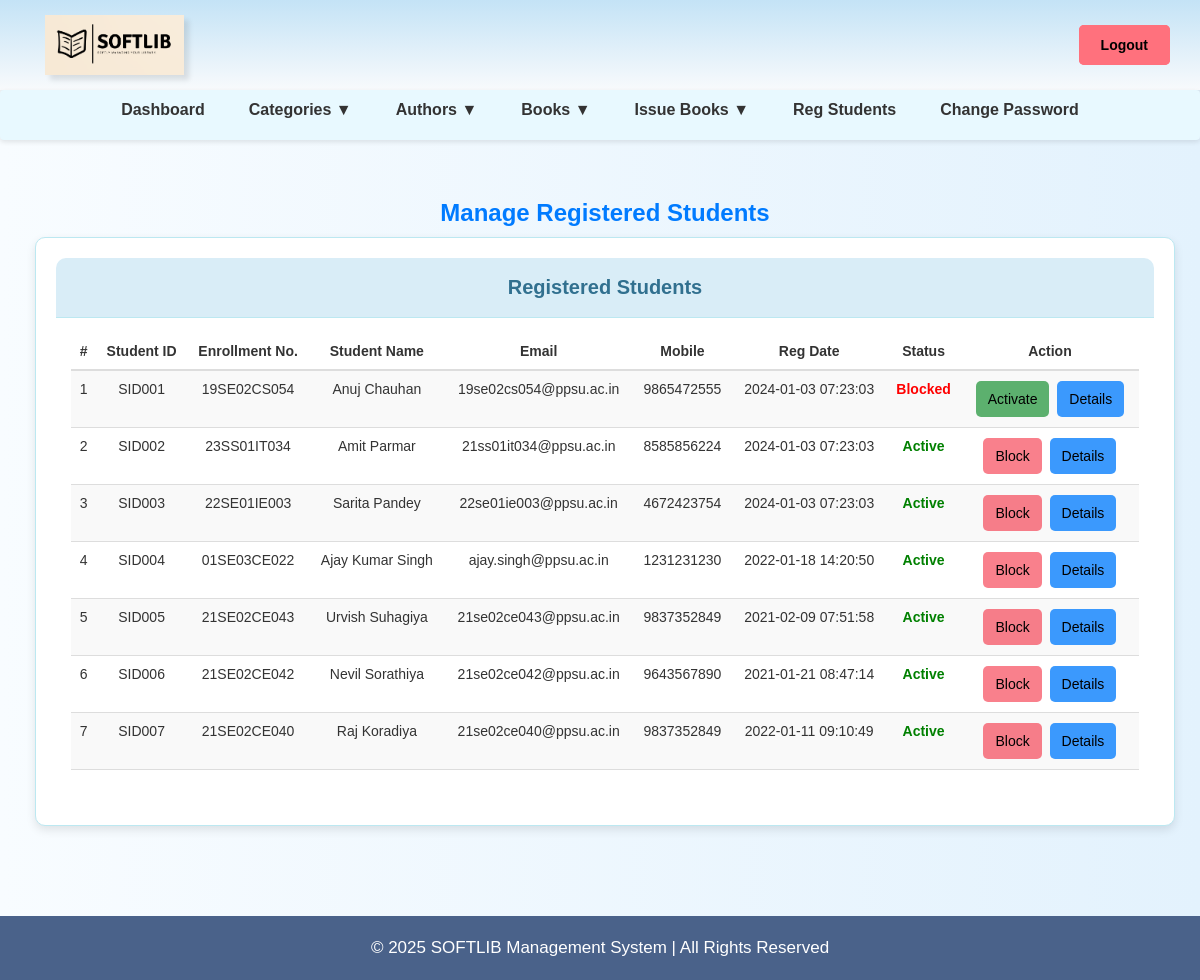
The app's page /admin/reg-students.php (signed in) with its own data.
### tables this page shows
CREATE TABLE `tblstudents` (
  `id` int(11) NOT NULL,
  `StudentId` varchar(100) DEFAULT NULL,
  `EnrollmentNo` varchar(20) DEFAULT NULL,
  `FullName` varchar(120) DEFAULT NULL,
  `EmailId` varchar(120) DEFAULT NULL,
  `MobileNumber` char(11) DEFAULT NULL,
  `Password` varchar(120) DEFAULT NULL,
  `Status` int(1) DEFAULT NULL,
  `RegDate` timestamp NULL DEFAULT current_timestamp(),
  `UpdationDate` timestamp NULL DEFAULT NULL ON UPDATE current_timestamp()
);

### admin/reg-students.php (the view, shortened to what this page needs)
<?php
include('includes/config.php');
if (strlen($_SESSION['alogin']) == 0) {
    header('location:index.php');
} else {
?>
<!DOCTYPE html>
<html lang="en">
<head>
    <link href="assets/css/bootstrap.css" rel="stylesheet">
    <link href="assets/css/font-awesome.css" rel="stylesheet">
    <link href="assets/js/dataTables/dataTables.bootstrap.css" rel="stylesheet">
</head>
<body>
    <?php include('includes/header.php'); ?>
    <div class="content-wrapper">
        <div class="container">
            <h3 class="text-center" style="color: #007bff; font-weight: bold;">Manage Registered Students</h3>
            <div class="row">
                <div class="col-md-12">
                </div>
            </div>
            <div class="panel panel-info">
                <div class="panel-heading">Registered Students</div>
                <div class="panel-body">
                    <div class="table-responsive">
                        <table class="table table-striped table-hover" id="dataTables-example">
                            <thead>
                                <tr>
                                    <th>#</th>
                                    <th>Student ID</th>
                                    <th>Enrollment No.</th>
                                    <th>Student Name</th>
                                    <th>Email</th>
                                    <th>Mobile</th>
                                    <th>Reg Date</th>
                                    <th>Status</th>
                                    <th>Action</th>
                                </tr>
                            </thead>
                            <tbody>
                                <?php
                                $sql = "SELECT * FROM tblstudents";
                                $query = $dbh->prepare($sql);
                                $query->execute();
                                $results = $query->fetchAll(PDO::FETCH_OBJ);
                                $cnt = 1;
                                if ($query->rowCount() > 0) {
                                    foreach ($results as $result) { ?>
                                        <tr>
                                            <td><?php echo htmlentities($cnt); ?></td>
                                            <td><?php echo htmlentities($result->StudentId); ?></td>
                                            <td><?php echo htmlentities($result->EnrollmentNo); ?></td>
                                            <td><?php echo htmlentities($result->FullName); ?></td>
                                            <td><?php echo htmlentities($result->EmailId); ?></td>
                                            <td><?php echo htmlentities($result->MobileNumber); ?></td>
                                            <td><?php echo htmlentities($result->RegDate); ?></td>
                                            <td>
                                                <?php if ($result->Status == 1) { ?>
                                                    <span class="status-active">Active</span>
                                                <?php } else { ?>
                                                    <span class="status-blocked">Blocked</span>
                                                <?php } ?>
                                            </td>
                                            <td>
                                                <?php if ($result->Status == 1) { ?>
                                                    <a href="reg-students.php?inid=<?php echo htmlentities($result->id); ?>" onclick="return confirm('Are you sure you want to block this student?');">
                                                        <button class="btn btn-blocked btn-action"> Block  </button>
                                                    </a>
                                                <?php } else { ?>
                                                    <a href="reg-students.php?id=<?php echo htmlentities($result->id); ?>" onclick="return confirm('Are you sure you want to activate this student?');">
                                                        <button class="btn btn-active btn-action"> Activate</button>
                                                    </a>
                                                <?php } ?>
                                                <a href="student-history.php?stdid=<?php echo htmlentities($result->StudentId); ?>">
                                                    <button class="btn btn-details btn-action"> Details</button>
                                                </a>
                                            </td>
                                        </tr>
                                <?php $cnt = $cnt + 1; } } ?>
                            </tbody>
                        </table>
                    </div>
                </div>
            </div>
        </div>
    </div>
    <?php include('includes/footer.php'); ?>
</body>
</html>
<?php } ?>

### admin/reg-students.php (style rules this page uses)
body { font-family: 'Arial', sans-serif; background: linear-gradient(to right, #f8fcff, #e3f2fd); margin: 0; padding: 0; }
.content-wrapper { padding: 20px; }
.panel { border-radius: 10px; box-shadow: 0 4px 10px rgba(0, 0, 0, 0.1); background: #ffffff; padding: 20px; }
.panel-heading { font-size: 20px; font-weight: bold; text-align: center; background: #007bff; color: white; border-radius: 10px 10px 0 0; padding: 15px; }
.table-responsive { overflow-x: auto; }
.table { width: 100%; margin-bottom: 20px; border-collapse: collapse; }
.table th, .table td { text-align: center; padding: 10px; border-bottom: 1px solid #ddd; }
.btn-action { font-size: 14px; padding: 8px 12px; border-radius: 5px; margin: 2px; }
.btn-active { background:rgb(92, 176, 110); color: black; border: none; }
.btn-blocked { background:rgba(246, 48, 68, 0.61); color: black; border: none; }
.btn-details { background:rgb(59, 153, 253); color: black; border: none; }
.status-active { color: green; font-weight: bold; }
.status-blocked { color: red; font-weight: bold; }

### admin/includes/header.php (style rules this page uses)
body { font-family: 'Arial', sans-serif; margin: 0; padding: 0; }

### records on screen
tblstudents: StudentId "SID001", EnrollmentNo "19SE02CS054", FullName "Anuj Chauhan", EmailId "19se02cs054@ppsu.ac.in", MobileNumber "9865472555", RegDate "2024-01-03 07:23:03", Status "Blocked"
tblstudents: StudentId "SID002", EnrollmentNo "23SS01IT034", FullName "Amit Parmar", EmailId "21ss01it034@ppsu.ac.in", MobileNumber "8585856224", RegDate "2024-01-03 07:23:03", Status "Active"
tblstudents: StudentId "SID003", EnrollmentNo "22SE01IE003", FullName "Sarita Pandey", EmailId "22se01ie003@ppsu.ac.in", MobileNumber "4672423754", RegDate "2024-01-03 07:23:03", Status "Active"
tblstudents: StudentId "SID004", EnrollmentNo "01SE03CE022", FullName "Ajay Kumar Singh", EmailId "ajay.singh@ppsu.ac.in", MobileNumber "1231231230", RegDate "2022-01-18 14:20:50", Status "Active"
tblstudents: StudentId "SID005", EnrollmentNo "21SE02CE043", FullName "Urvish Suhagiya", EmailId "21se02ce043@ppsu.ac.in", MobileNumber "9837352849", RegDate "2021-02-09 07:51:58", Status "Active"
tblstudents: StudentId "SID006", EnrollmentNo "21SE02CE042", FullName "Nevil Sorathiya", EmailId "21se02ce042@ppsu.ac.in", MobileNumber "9643567890", RegDate "2021-01-21 08:47:14", Status "Active"
tblstudents: StudentId "SID007", EnrollmentNo "21SE02CE040", FullName "Raj Koradiya", EmailId "21se02ce040@ppsu.ac.in", MobileNumber "9837352849", RegDate "2022-01-11 09:10:49", Status "Active"
